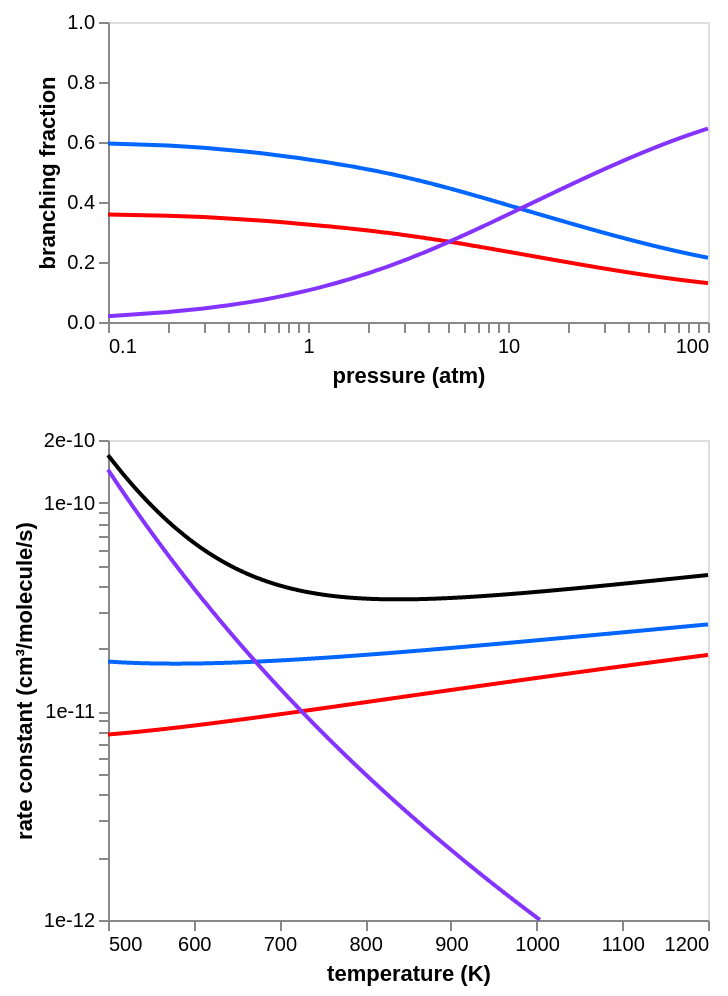

Notebook cell for this chart:
### Code cell
import altair as alt
import autochem as ac
import numpy as np
from autochem.util import plot
from project_utilities import fig

legend = False
reactants = ("C5H8(522)", "OH(4)")
rate_df = fig.rate_data(
    calc_mech,
    reactants,
    min_branch_frac=0.03,
    # colors=[plot.Color.purple, plot.Color.blue, plot.Color.red],
    colors=[plot.Color.blue, plot.Color.red, plot.Color.purple],
)

branch_frac_chart = fig.branching_fraction_chart(
    rate_df, P_range=(0.1, 100), T=825, legend=legend, total=False
)
rate_chart = fig.rate_chart(
    rate_df,
    T_range=(500, 1200),
    P=1,
    legend=legend,
    total=True,
    units={"substance": "molecules"},
    y_range=(1e-12, 2e-10),
)
chart = alt.vconcat(
    branch_frac_chart.properties(width=300, height=150),
    rate_chart.properties(width=300, height=240),
).configure_axis(grid=False).resolve_scale(color='independent')
chart

### Figure 1 — Vega-Lite specification as saved in the notebook (floating-point values rounded to 4 significant figures; data arrays with more than 128 entries replaced by an {"elided": "..."} marker saying what was removed)
{"config": {"view": {"continuousWidth": 300, "continuousHeight": 300}, "axis": {"grid": false}}, "vconcat": [{"data": {"name": "data-51d324fc15921d97d09c12f37a8960c4"}, "mark": {"type": "line"}, "encoding": {"color": {"field": "key", "legend": null, "scale": {"domain": ["C5H7(500)+H2O(5)", "C5H7(504)+H2O(5)", "C5H9O(852)rR"], "range": ["#0066ff", "#ff0000", "#8533ff"]}, "type": "nominal"}, "x": {"axis": {"labelExpr": "((abs(datum.value - 0.1) / abs(0.1) < 1e-5) ||\n(abs(datum.value - 1.0) / abs(1.0) < 1e-5) ||\n(abs(datum.value - 10.0) / abs(10.0) < 1e-5) ||\n(abs(datum.value - 100.0) / abs(100.0) < 1e-5) ||\n(abs(datum.value - 100.0) / abs(100.0) < 1e-5)) ? datum.label : ''", "values": [0.1, 0.2, 0.3, 0.4, 0.5, 0.6, 0.7, 0.8, 0.9, 1.0, 2.0, 3.0, 4.0, 5.0, 6.0, 7.0, 8.0, 9.0, 10.0, 20.0, 30.0, 40.0, 50.0, 60.0, 70.0, 80.0, 90.0, 100.0, 100.0]}, "field": "x", "scale": {"domain": [0.1, 100.0], "type": "log"}, "title": "pressure (atm)", "type": "quantitative"}, "y": {"axis": {"format": ".1f"}, "field": "value", "scale": {"domain": [0, 1], "domainMax": 1, "nice": true}, "title": "branching fraction", "type": "quantitative"}}, "height": 150, "transform": [{"fold": ["C5H7(500)+H2O(5)", "C5H7(504)+H2O(5)", "C5H9O(852)rR"]}], "width": 300}, {"data": {"name": "data-1f2a48a5076b0d7bb04cefdf81cddc64"}, "mark": {"type": "line"}, "encoding": {"color": {"field": "key", "legend": null, "scale": {"domain": ["Total", "C5H7(500)+H2O(5)", "C5H7(504)+H2O(5)", "C5H9O(852)rR"], "range": ["#000000", "#0066ff", "#ff0000", "#8533ff"]}, "type": "nominal"}, "x": {"axis": {"format": ".0f"}, "field": "x", "scale": {"domain": [500, 1200], "domainMax": 1200, "nice": true}, "title": "temperature (K)", "type": "quantitative"}, "y": {"axis": {"format": ".0e", "labelExpr": "((abs(datum.value - 1e-12) / abs(1e-12) < 1e-5) ||\n(abs(datum.value - 1e-11) / abs(1e-11) < 1e-5) ||\n(abs(datum.value - 1e-10) / abs(1e-10) < 1e-5) ||\n(abs(datum.value - 2e-10) / abs(2e-10) < 1e-5)) ? datum.label : ''", "values": [1e-12, 2e-12, 3e-12, 4e-12, 5e-12, 6e-12, 7e-12, 8e-12, 9e-12, 1e-11, 2e-11, 3e-11, 4e-11, 5e-11, 6e-11, 7e-11, 8e-11, 9e-11, 1e-10, 2e-10]}, "field": "value", "scale": {"domain": [1e-12, 2e-10], "type": "log"}, "title": "rate constant (cm³/molecule/s)", "type": "quantitative"}}, "height": 240, "transform": [{"fold": ["Total", "C5H7(500)+H2O(5)", "C5H7(504)+H2O(5)", "C5H9O(852)rR"]}], "width": 300}], "resolve": {"scale": {"color": "independent"}}, "$schema": "https://vega.github.io/schema/vega-lite/v5.20.1.json", "datasets": {"data-51d324fc15921d97d09c12f37a8960c4": {"elided": "1000 records"}, "data-1f2a48a5076b0d7bb04cefdf81cddc64": {"elided": "1000 records"}}}
